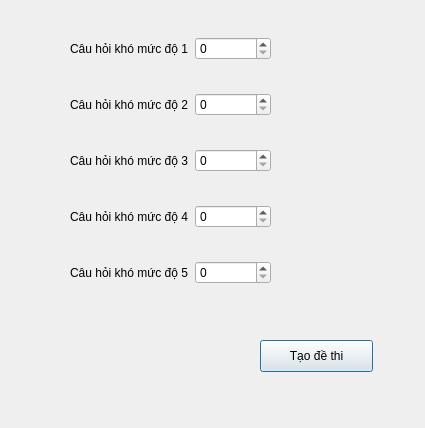
<?xml version="1.0" encoding="UTF-8"?>
<ui version="4.0">
 <class>Dialog</class>
 <widget class="QDialog" name="Dialog">
  <property name="geometry">
   <rect>
    <x>0</x>
    <y>0</y>
    <width>425</width>
    <height>428</height>
   </rect>
  </property>
  <property name="windowTitle">
   <string>Dialog</string>
  </property>
  <widget class="QWidget" name="verticalLayoutWidget">
   <property name="geometry">
    <rect>
     <x>70</x>
     <y>10</y>
     <width>201</width>
     <height>301</height>
    </rect>
   </property>
   <layout class="QVBoxLayout" name="verticalLayout">
    <item>
     <layout class="QHBoxLayout" name="horizontalLayout_7">
      <item>
       <widget class="QLabel" name="label_3">
        <property name="text">
         <string>Câu hỏi khó mức độ 1</string>
        </property>
       </widget>
      </item>
      <item>
       <widget class="QSpinBox" name="spinBox_7"/>
      </item>
     </layout>
    </item>
    <item>
     <layout class="QHBoxLayout" name="horizontalLayout">
      <item>
       <widget class="QLabel" name="label">
        <property name="text">
         <string>Câu hỏi khó mức độ 2</string>
        </property>
       </widget>
      </item>
      <item>
       <widget class="QSpinBox" name="spinBox"/>
      </item>
     </layout>
    </item>
    <item>
     <layout class="QHBoxLayout" name="horizontalLayout_8">
      <item>
       <widget class="QLabel" name="label_4">
        <property name="text">
         <string>Câu hỏi khó mức độ 3</string>
        </property>
       </widget>
      </item>
      <item>
       <widget class="QSpinBox" name="spinBox_8"/>
      </item>
     </layout>
    </item>
    <item>
     <layout class="QHBoxLayout" name="horizontalLayout_10">
      <item>
       <widget class="QLabel" name="label_6">
        <property name="text">
         <string>Câu hỏi khó mức độ 4</string>
        </property>
       </widget>
      </item>
      <item>
       <widget class="QSpinBox" name="spinBox_10"/>
      </item>
     </layout>
    </item>
    <item>
     <layout class="QHBoxLayout" name="horizontalLayout_9">
      <item>
       <widget class="QLabel" name="label_5">
        <property name="text">
         <string>Câu hỏi khó mức độ 5</string>
        </property>
       </widget>
      </item>
      <item>
       <widget class="QSpinBox" name="spinBox_9"/>
      </item>
     </layout>
    </item>
   </layout>
  </widget>
  <widget class="QPushButton" name="pushButton">
   <property name="geometry">
    <rect>
     <x>260</x>
     <y>340</y>
     <width>113</width>
     <height>32</height>
    </rect>
   </property>
   <property name="text">
    <string>Tạo đề thi</string>
   </property>
  </widget>
 </widget>
 <resources/>
 <connections/>
</ui>
